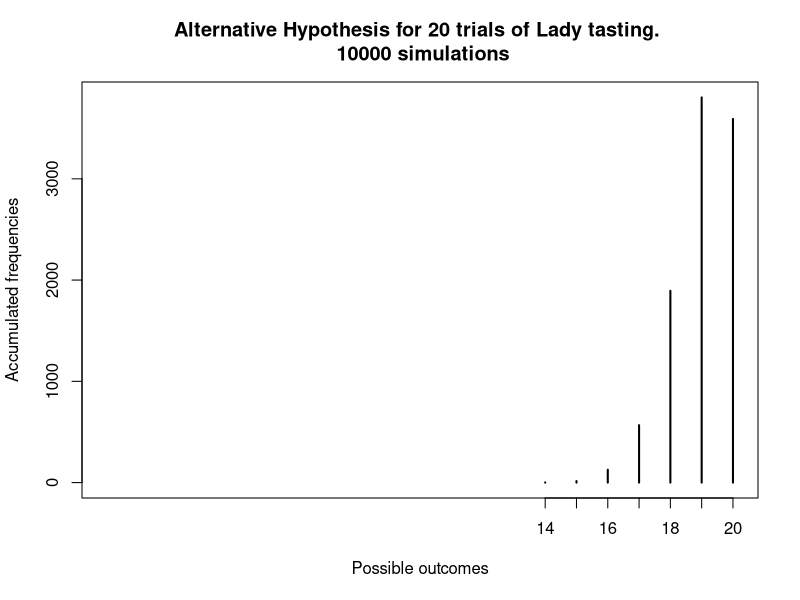
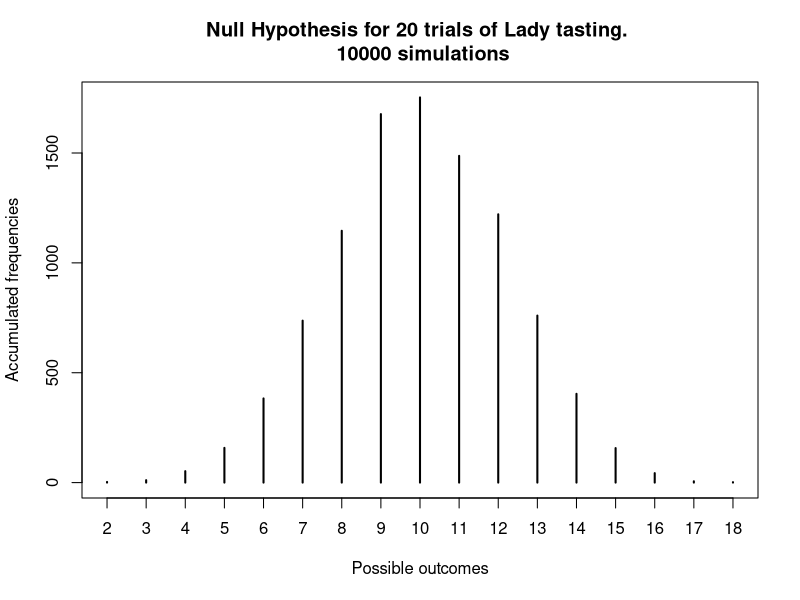
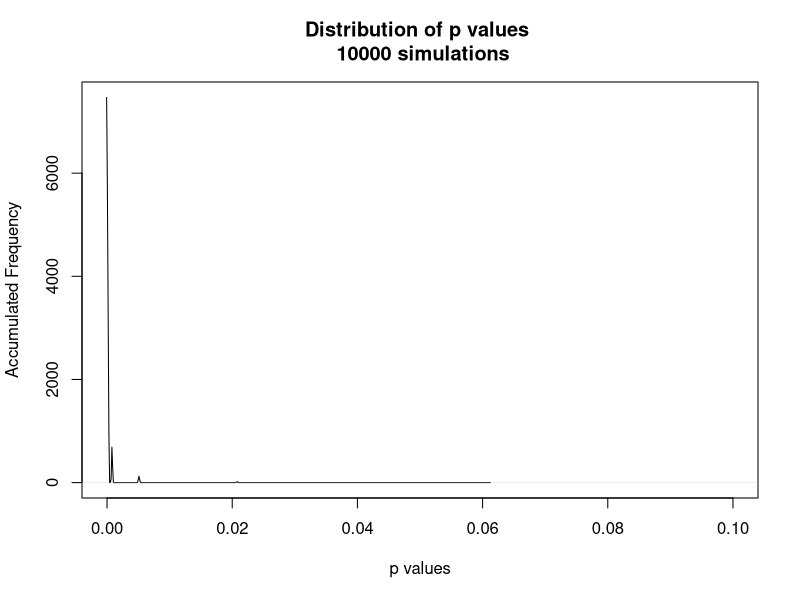

Recreate these plots in R, in order.
n <- 20 # Number of trials
p_bias <- 0.95 # proability of true skill
p_null <- 0.5 # proability of null skill 
  
## Simulate the results of biased coins; p = 0.95
set.seed(as.numeric(Sys.time()))
sim_data <- rbinom(10000, n, p_bias)
plot(table(sim_data),xlim=c(0,n),xlab="Possible outcomes",ylab="Accumulated frequencies",main="Alternative Hypothesis for 20 trials of Lady tasting. \n 10000 simulations")
#sim_data_df <- data.frame(Q = density(sim_data)$x, Density = density(sim_data)$y)

## Null hypothesis: simulated distribution; p = 0.5
set.seed(1)
sim_null <- rbinom(10000, n, p_null)
plot(table(sim_null),xlab="Possible outcomes",ylab="Accumulated frequencies",main="Null Hypothesis for 20 trials of Lady tasting. \n 10000 simulations")
#sim_null_df <- data.frame(Q = density(sim_null)$x, Density = density(sim_null)$y)


## Type 1 error of accumulated data
alpha <- mean(sim_null >= qbinom(.95,n,p_null))
##dim(subset(sim_null_df, Q >= n*p_bias))[1]/dim(sim_null_df)[1]
TN <- mean(sim_null < qbinom(.95,n,p_null))
##dim(subset(sim_null_df, Q < n*p_bias))[1]/dim(sim_null_df)[1]
round(data.frame(alpha,TN),2)


## Type 2 error of accumulated data
beta <- mean(sim_data >= qbinom(.95,n,p_bias))
##dim(subset(sim_data_df, Q < n*p_bias))[1]/dim(sim_data_df)[1]
Power <-  mean(sim_data < qbinom(.95,n,p_bias))
##dim(subset(sim_data_df, Q >= n*p_bias))[1]/dim(sim_data_df)[1]
round(data.frame(beta,Power),2)

## Distribution of p values
p_values <- NULL
for(i in 1:length(sim_data) ){
  p_values <- c(p_values,mean(sim_null >= sim_data[i]))
}
plot(density(p_values),xlab = "p values", main = "Distribution of p values \n 10000 simulations", ylab ="Accumulated Frequency", xlim=c(0, 0.1))

table(p_values)

## Cound how many p values > .05
sum(p_values > .05)
## Cound how many p values > .01
sum(p_values > .01)
